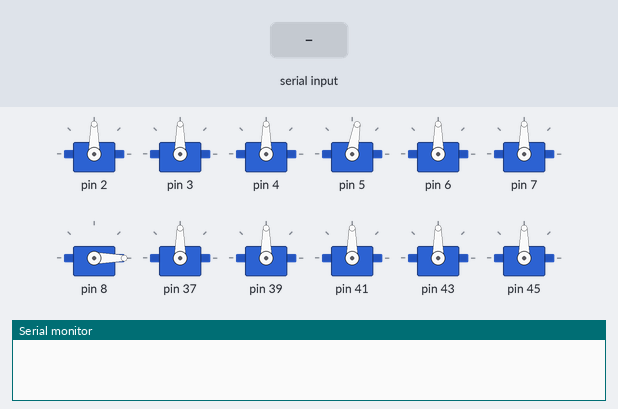
Recording of a sketch running on a simulated Arduino Uno, built with avr-gcc and run on an emulated ATmega328P. Parts: 12 × servo, the last lines printed to the serial monitor. The inputs (shaded band) are chosen by the test bench.

Above: at 0.1 s.
At 1.2 s:
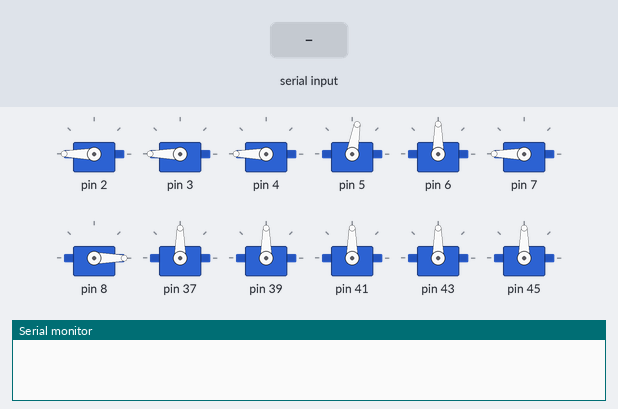
1.3 s: "90,45\n" received over Serial
At 2.8 s:
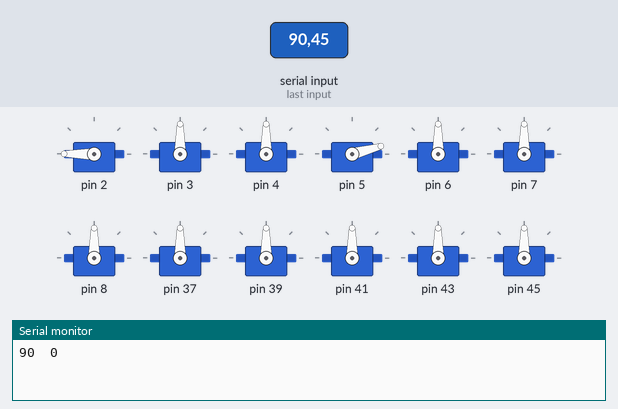
Timing chart, 0 to 16.3 s (numbered marks = the images above; inputs shaded):
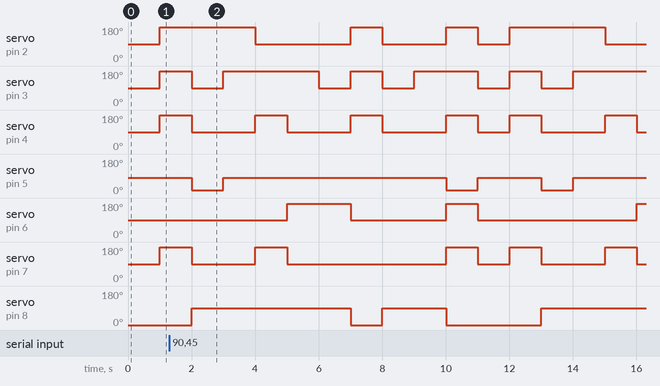

The sketch:

Test14ServoMegaSerial.ino
```cpp
#include <Servo.h>
#include "Servo7Seg.h"

void setup() {
  // put your setup code here, to run once:
  Serial.begin(9600);

  SetUpPinServo();

}

void loop() {
  // put your main code here, to run repeatedly:
  ReadSerial();
  runTestCount();
  // WriteLedWithNumber(0,8);
  // WriteLedWithNumber(1,8);
  // delay(3000);
}

void ReadSerial(){
  if(Serial.available()){
    int kk = Serial.readStringUntil('\n').toInt();
    Serial.print(kk);
    Serial.print("\t");
    Serial.println(GET_VALUE_FROM_NUM(kk), BIN);

    // testServo7SegWithSegID(kk);
    WriteLedWithNumber(0,kk);
  }
}

// void checkSeg(uint8_t cf, int _deltaAngle_){
//   for(int _ledId_ = 0; _ledId_ < MAX_NUM_7SEG; _ledId_++){
//     if(cf == MID_SEG_SERVO_ID_7){
//       if(servoInfo[_ledId_][MID_SEG_SERVO_ID_1].oldBit){
//         mServo[_ledId_][MID_SEG_SERVO_ID_1]->write(servoInfo[_ledId_][MID_SEG_SERVO_ID_1].onPos - _deltaAngle_);
//         temFlag = true;
//       }
//       if(servoInfo[_ledId_][MID_SEG_SERVO_ID_5].oldBit){
//         mServo[_ledId_][MID_SEG_SERVO_ID_5]->write(servoInfo[_ledId_][MID_SEG_SERVO_ID_5].onPos + _deltaAngle_);
//         temFlag = true;
//       }

//       if(temFlag)delay(50);
//     }
//   }

// }

void WriteLedWithNumber(uint8_t _ledId_, uint8_t _value_){
  uint8_t temValue = GET_VALUE_FROM_NUM(_value_);

  for(uint8_t cf = 0; cf < MAX_NUMSERVO7SEG; cf++){
    uint8_t temBit = bitRead(temValue,(MAX_NUMSERVO7SEG - 1) - cf);
    bool temFlag = false;

    // if(cf == MID_SEG_SERVO_ID_7){
    //   if(servoInfo[_ledId_][MID_SEG_SERVO_ID_1].oldBit){
    //     mServo[_ledId_][MID_SEG_SERVO_ID_1]->write(servoInfo[_ledId_][MID_SEG_SERVO_ID_1].onPos - MID_SEG_MOVE_POS);
    //     temFlag = true;
    //   }
    //   if(servoInfo[_ledId_][MID_SEG_SERVO_ID_5].oldBit){
    //     mServo[_ledId_][MID_SEG_SERVO_ID_5]->write(servoInfo[_ledId_][MID_SEG_SERVO_ID_5].onPos + MID_SEG_MOVE_POS);
    //     temFlag = true;
    //   }

    //   if(temFlag)delay(50);
    // }
    // checkSeg(cf, MID_SEG_MOVE_POS);

    if(temBit){
      mServo[_ledId_][cf]->write(servoInfo[_ledId_][cf].onPos);
    }else{
      mServo[_ledId_][cf]->write(servoInfo[_ledId_][cf].offPos);
    }
    servoInfo[_ledId_][cf].oldBit = temBit;

    // checkSeg(cf, 0);

  }
}

uint8_t count = 0;
void runTestCount(){
  WriteLedWithNumber(0, count);
  if(count <10)count++;
  else count = 0;
  delay(1000);
}
```

Servo7Seg.cpp
```cpp
#include "Servo7Seg.h"

const uint8_t tempalteServo7SegPosNumber[] = {
                                            0b1111110,//0
                                            0b0001100,//1
                                            0b0110111,//2
                                            0b0011111,//3
                                            0b1001101,//4
                                            0b1011011,//5
                                            0b1111011,//6
                                            0b0001110,//7
                                            0b1111111,//8
                                            0b1011111,//9
                                            0// Off all
                                        };

// const uint8_t tempalteServo7SegPosNumber[] = {
//                                             1,//0
//                                             2,//1
//                                             3,//2
//                                             4,//3
//                                             5,//4
//                                             6,//5
//                                             7,//6
//                                             8,//7
//                                             9,//8
//                                             10,//9
//                                             0// tat het
//                                         };

Servo *mServo[MAX_NUM_7SEG][MAX_NUMSERVO7SEG];
// servoPinInfo servoInfo[MAX_NUM_7SEG][MAX_NUMSERVO7SEG] = {
//   {
//     {23,90,0},
//     {25,90,0},
//     {27,90,0},
//     {29,90,0},
//     {31,90,0},
//     {33,90,0},
//     {35,90,0}
//   },

//   {
//     {37,90,0},
//     {39,90,0},
//     {41,90,0},
//     {43,90,0},
//     {45,90,0},
//     {47,90,0},
//     {49,90,0}
//   }
// };
#pragma region test servoInfo
servoPinInfo servoInfo[MAX_NUM_7SEG][MAX_NUMSERVO7SEG] = {
  {
    {2,90,180},//1
    {3,90,180},//2
    {4,90,180},//3
    {5,80,15},//4
    {6,90,175}, //5
    {7,90,180},//6
    {8,90, 0}//7
  },

  {
    {37,90,180},
    {39,90,180},
    {41,90,180},
    {43,90,180},
    {45,90,180},
    {47,90,180},
    {49,90,180}
  }
};

#pragma endregion

void SetUpPinServo(){
    for(int cled = 0; cled < MAX_NUM_7SEG; cled++){
        for(uint8_t cf = 0; cf < MAX_NUMSERVO7SEG; cf++){
            if(mServo[cled][cf]) delete mServo[cf];
            mServo[cled][cf] = new Servo;
            mServo[cled][cf]->attach(servoInfo[cled][cf].pin);
        }
    }
}

void testServo7SegWithSegID(int _ledSegId_){
    for(int cled = 0; cled < MAX_NUM_7SEG; cled ++){
      for(uint8_t cf = 0; cf < MAX_NUMSERVO7SEG; cf++){
        if(cf != _ledSegId_){
          mServo[cled][cf]->write(90);
        }else{
          mServo[cled][cf]->write(0);
        }
      }
    }
}
```

Servo7Seg.h
```cpp
#ifndef _Servo7Seg_H_
#define _Servo7Seg_H_
#include "arduino.h"
#include <Servo.h>

#define MAX_NUMSERVO7SEG      7
#define MAX_NUM_7SEG          2

#define MID_SEG_SERVO_ID_7    (6)
#define MID_SEG_SERVO_ID_1    (0)
#define MID_SEG_SERVO_ID_5    (4)
#define MID_SEG_MOVE_POS      (15)

/*
              6
          --------
      1 /         / 5
      /    7     /
        --------
    2/         / 4
    /         /
      --------
        3
*/
extern const uint8_t tempalteServo7SegPosNumber[];

#define SERVO7SEG_NUM_0             10
#define SERVO7SEG_NUM_1             0
#define SERVO7SEG_NUM_2             1
#define SERVO7SEG_NUM_3             2
#define SERVO7SEG_NUM_4             3
#define SERVO7SEG_NUM_5             4
#define SERVO7SEG_NUM_6             5
#define SERVO7SEG_NUM_7             6
#define SERVO7SEG_NUM_8             7
#define SERVO7SEG_NUM_9             8

#define GET_VALUE_FROM_NUM(x)       tempalteServo7SegPosNumber[x]
#define SET_LED7SEG(LEDID, VALUE)

typedef struct{
    uint8_t                     pin;
    uint8_t                     onPos;
    uint8_t                     offPos;
    uint8_t                     oldBit;
}servoPinInfo;

extern Servo *mServo[MAX_NUM_7SEG][MAX_NUMSERVO7SEG];
extern servoPinInfo servoInfo[MAX_NUM_7SEG][MAX_NUMSERVO7SEG];

extern void SetUpPinServo();
extern void testServo7SegWithSegID(int _ledSegId_);

#endif
```
